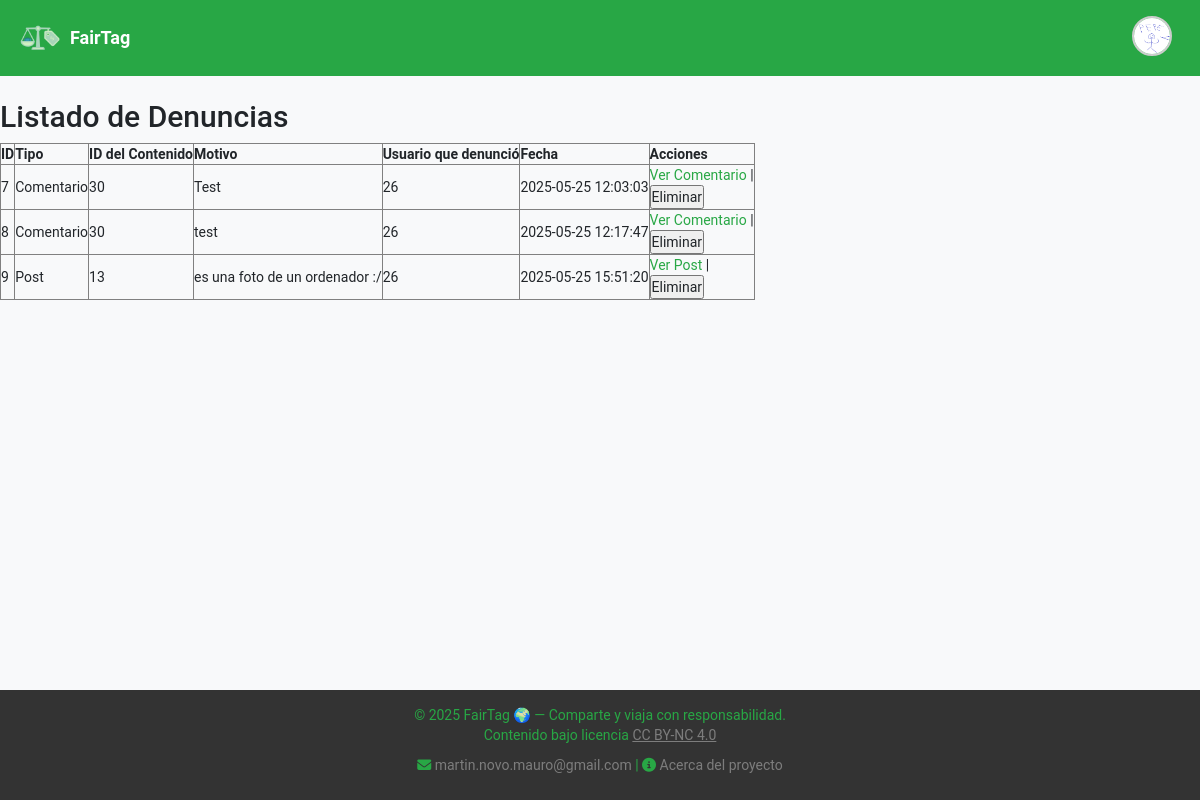
Page /index.php?c=Denuncia&a=listarDenuncias (signed in) on the committed database.
### tables this page shows
CREATE TABLE `denuncias` (
  `id` int NOT NULL,
  `contenido_id` int NOT NULL,
  `usuario_id` int NOT NULL,
  `tipo` varchar(20) NOT NULL,
  `motivo` text NOT NULL,
  `fecha` datetime NOT NULL
);

### controller/denuncia.controller.php (called while the page is built, shortened)
<?php
require_once '../model/denunciaDAO.php';
class DenunciaController {
    private $model;
    public function __construct() {
        $this->model = new DenunciaDAO();
    }
    public function listarDenuncias() {
        $denuncias = $this->model->obtenerTodas();
        require_once '../view/header.php';
        require_once '../view/dashboard/listarDenuncias.php';
        require_once '../view/footer.php';
    }
}

### public/index.php (called while the page is built, shortened)
<?php
include_once '../db/db.php';
$accion = isset($_REQUEST['a']) ? $_REQUEST['a'] : 'Index';
$controller = new $controller;
call_user_func( array( $controller, $accion ) );

### db/db.php (called while the page is built)
<?php
class Database {
    public static function connect() {
        $host = 'db';
        $db = 'fairTag';
        $user = 'fairTag';
        $pass = 'password';
        try {
            $pdo = new PDO("mysql:host=$host;dbname=$db", $user, $pass);
            $pdo->setAttribute(PDO::ATTR_ERRMODE, PDO::ERRMODE_EXCEPTION);
            return $pdo;
        } catch (PDOException $e) {
            die("Conexión fallida: " . $e->getMessage());
        }
    }
}

### model/denunciaDAO.php (called while the page is built, shortened)
<?php
require_once 'entidades/denuncia.php';
class DenunciaDAO {
    private $pdo;
    public function __construct() {
        try {
            $this->pdo = Database::connect();
        } catch (Exception $e) {
            die($e->getMessage());
        }
    }
    public function obtenerTodas() {
        $stmt = $this->pdo->prepare("SELECT * FROM denuncias");
        $stmt->execute();
        $data = $stmt->fetchAll(PDO::FETCH_ASSOC);
        $denuncias = [];
        foreach ($data as $row) {
            $denuncia = new Denuncia();
            $denuncia->setId($row['id']);
            $denuncia->setContenidoId($row['contenido_id']);
            $denuncia->setUsuarioId($row['usuario_id']);
            $denuncia->setTipo($row['tipo']);
            $denuncia->setMotivo($row['motivo']);
            $denuncia->setFecha($row['fecha']);
            $denuncias[] = $denuncia;
        }
        return $denuncias;
    }
}

### model/entidades/denuncia.php (called while the page is built)
<?php
class Denuncia {
    private int $id;
    private int $contenidoId;
    private int $usuarioId;
    private string $tipo;
    private string $motivo;
    private string $fecha;
    public function getId() {
        return $this->id;
    }
    public function setId($id) {
        $this->id = $id;
    }
    public function getContenidoId() {
        return $this->contenidoId;
    }
    public function setContenidoId($contenidoId) {
        $this->contenidoId = $contenidoId;
    }
    public function getUsuarioId() {
        return $this->usuarioId;
    }
    public function setUsuarioId($usuarioId) {
        $this->usuarioId = $usuarioId;
    }
    public function getTipo() {
        return $this->tipo;
    }
    public function setTipo($tipo) {
        $this->tipo = $tipo;
    }
    public function getMotivo() {
        return $this->motivo;
    }
    public function setMotivo($motivo) {
        $this->motivo = $motivo;
    }
    public function getFecha() {
        return $this->fecha;
    }
    public function setFecha($fecha) {
        $this->fecha = $fecha;
    }
}

### view/dashboard/listarDenuncias.php (the view, shortened to what this page needs)
<h2>Listado de Denuncias</h2>
<?php if (!empty($denuncias)): ?>
    <table border="1" cellpadding="8" cellspacing="0">
        <thead>
            <tr>
                <th>ID</th>
                <th>Tipo</th>
                <th>ID del Contenido</th>
                <th>Motivo</th>
                <th>Usuario que denunció</th>
                <th>Fecha</th>
                <th>Acciones</th>
            </tr>
        </thead>
        <tbody>
            <?php foreach ($denuncias as $denuncia): ?>
                <tr>
                    <td><?= htmlspecialchars($denuncia->getId()) ?></td>
                    <td><?= htmlspecialchars(ucfirst($denuncia->getTipo())) ?></td>
                    <td><?= htmlspecialchars($denuncia->getContenidoId()) ?></td>
                    <td><?= nl2br(htmlspecialchars($denuncia->getMotivo())) ?></td>
                    <td><?= htmlspecialchars($denuncia->getUsuarioId()) ?></td>
                    <td><?= htmlspecialchars($denuncia->getFecha()) ?></td>
                    <td>
                        <?php if ($denuncia->getTipo() === 'comentario'): ?>
                            <a href="index.php?c=Comment&a=ver&id=<?= $denuncia->getContenidoId() ?>">Ver Comentario</a>
                        <?php elseif ($denuncia->getTipo() === 'post'): ?>
                            <a href="index.php?c=Post&a=ver&id=<?= $denuncia->getContenidoId() ?>">Ver Post</a>
                        <?php endif; ?>
                        |
                        <form method="POST" action="index.php?c=Denuncia&a=eliminarDenunciasConContenidoId" onsubmit="return confirm('¿Eliminar esta denuncia?')">
                            <button type="submit">
                                Eliminar
                            </button>
                        </form>
                    </td>
                </tr>
            <?php endforeach; ?>
        </tbody>
    </table>
<?php else: ?>
    <p>No hay denuncias registradas.</p>
<?php endif; ?>

### public/css/base/_variables.css (style rules this page uses)
:root { --verde-principal: #28a745; --verde-claro: #8fd19e; --verde-oscuro: #1e7e34; --gris-claro: #f8f9fa; --gris-oscuro: #495057; --blanco: #ffffff; --negro: #212529; }

### public/css/base/_typography.css (style rules this page uses)
body { font-family: 'Roboto', sans-serif; background-color: var(--gris-claro); color: var(--negro); height: 100%; }

### public/css/base/_links.css (style rules this page uses)
a { color: var(--verde-principal); text-decoration: none; }

### rows in the picture
denuncias: id "7", tipo "Comentario", contenido "30", motivo "Test", usuario "26", fecha "2025-05-25 12:03:03"
denuncias: id "8", tipo "Comentario", contenido "30", motivo "test", usuario "26", fecha "2025-05-25 12:17:47"
denuncias: id "9", tipo "Post", contenido "13", motivo "es una foto de un ordenador :/", usuario "26", fecha "2025-05-25 15:51:20"
